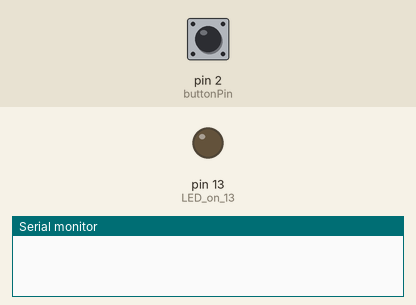
This sketch was run on a simulated Arduino Uno, built with avr-gcc and run on an emulated ATmega328P. On the bench: output pins drawn as LEDs (lit = HIGH), the last lines printed to the serial monitor. The test bench sets the inputs (shaded band); at power-on: pin 2 (buttonPin) HIGH.

Above: at 1.2 s.
1.3 s: pin 2 (buttonPin) pulled LOW for 0.15 s
At 2.0 s:
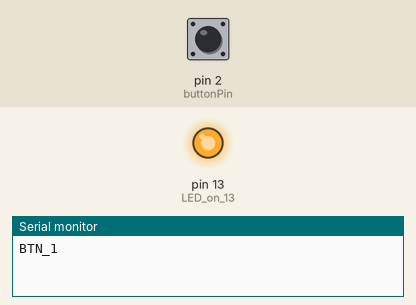
Timing chart, 0 to 4.3 s (numbered marks = the images above; inputs shaded):
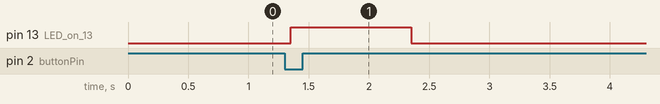

Measured:
- after the input at 1.3 s, pin 13 (LED_on_13): LOW → HIGH after 0.05 s, → LOW 1.0 s later

The sketch:

button_debounce.ino
```cpp
const int buttonPin = 2; // button wired between D2 and GND
bool buttonState = HIGH;
bool lastButtonState = HIGH;
unsigned long lastDebounceTime = 0;
unsigned long debounceDelay = 50;

void setup() {
  pinMode(buttonPin, INPUT_PULLUP); // Assumes button connected to GND
  pinMode(13, OUTPUT); // LED on 13
  Serial.begin(9600);
}

void loop() {
  int reading = digitalRead(buttonPin);

  if (reading != lastButtonState) {
    lastDebounceTime = millis();
  }

  if ((millis() - lastDebounceTime) > debounceDelay) {
    if (reading != buttonState) {
      buttonState = reading;
      if (buttonState == LOW) {
        Serial.println("BTN_1");
        digitalWrite(13, HIGH);
        delay (1000);
        digitalWrite(13, LOW);
      }
    }
  }

  lastButtonState = reading;
}
```
